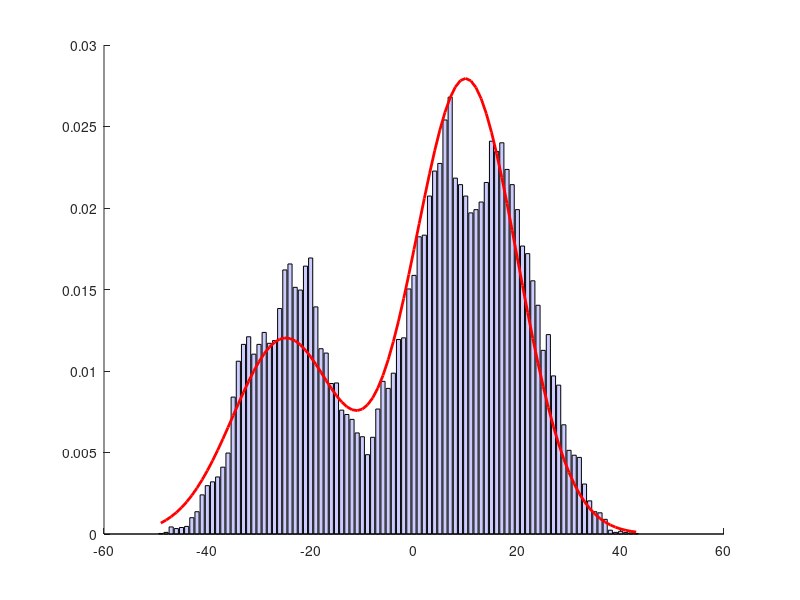

Write MATLAB code to recreate this figure.
close all

mu = [-25, 10];             % Target PDF means
sigma = [10, 10];           % Target PDF varicanes
low_b = -50; high_b = 50;
x = low_b:.1:high_b;

pdf = @(x) 0.3*normpdf(x, mu(1), sigma(1)) + 0.7*normpdf(x, mu(2), sigma(2));   % Target PDF
variance = 1;                                                                  % Proposal PDF variance            
proppdf = @(x,y) normpdf(x, y, variance);                                       % Proposal PDF
proprnd = @(x) normrnd(x, variance);                                            % Random distribution from proposal PDF

%% Sampling using Metropolis-Hasting sampling
sampleSize = 30000;
theta = zeros(1, sampleSize);
theta(1) = 5;

for i = 1:sampleSize
    theta_ast = proprnd(theta(i));    % Sampling from proposal PDF
    r = pdf(theta_ast)/pdf(theta(i));
    if rand <= min(1, r)
       theta(i + 1) = theta_ast;
    else 
        theta(i + 1) = theta(i);
    end    
end

sample = zeros(floor(max(theta)) - floor(min(theta)) + 1, 1);
%% Discretize the samples
for i = 1:sampleSize
    index = floor(theta(i)) - floor(min(theta)) + 1; 
    sample(index) = sample(index) + 1;
end

figure(1);
hold on;
bar(floor(min(theta)):floor(max(theta)), sample/sampleSize,'FaceColor',[.8 .8 1]);
plot(floor(min(theta)):floor(max(theta)), pdf(floor(min(theta)):floor(max(theta))), 'r', 'LineWidth',2);

